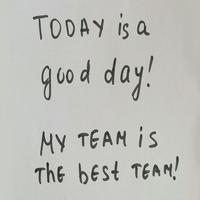
#> input picture TestImage.jpg, 200 x 200 px; its folder holds 4 pictures in this run
$ python imagecombiner.py --image1 TestImage.jpg --image2 combinedImage.jpg --output_name out.png
#> lines starting #> are read from the running program, lines starting #| are printed output that depends on the picture
import numpy as np
from PIL import Image
import PIL
import argparse
import cv2
import os
import sys

ap = argparse.ArgumentParser()
ap.add_argument("-i1", "--image1", required=True,
	help="path to input image we are going to classify")
ap.add_argument("-i2", "--image2", required=True,
	help="path to second image")
ap.add_argument("-o", "--output_name", required=True,
        help="name of final image")
ap.add_argument("-l", "--launcher", required=False)
args = vars(ap.parse_args())

#Launched by GUI?
launched = "0"
try:
    if args["launcher"] == '1':
        launched = '1'
except:
    pass

print (args["image1"])
list_im = [args["image1"], args["image2"]]
imgs    = [ PIL.Image.open(i) for i in list_im ]
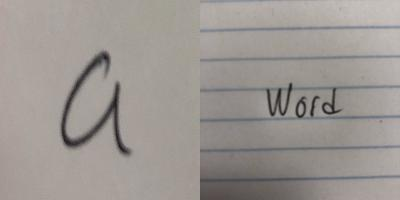
#> input picture combinedImage.jpg, 400 x 200 px
#> imgs = 2 items
min_shape = sorted( [(np.sum(i.size), i.size ) for i in imgs])[0][1]
#> min_shape = (200, 200)
imgs_comb = np.hstack( (np.asarray( i.resize(min_shape) ) for i in imgs ) )
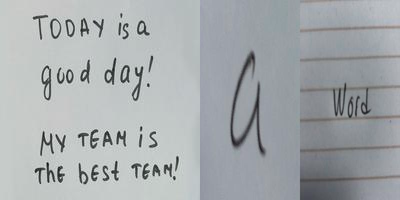
#> imgs_comb: shape (200, 400, 3); mean of channels 0, 1, 2 173, 170.5, 165.9; drawn as B, G, R

# save that beautiful picture
imgs_comb = PIL.Image.fromarray( imgs_comb)
imgs_comb.save(args["output_name"] + ".jpg")
img = Image.open(args['output_name'] + '.jpg')
#img = img.resize((32, 32))
img.save('photos/' + args['output_name'] + '.jpg')

#display that beautiful picture
image = cv2.imread(args['output_name'] + '.jpg')
cv2.imwrite("handwriting_classifier/static/combinedImage.png", image)
cv2.imshow("Combined Image", image)
if launched == '1':
    while 1:
        if cv2.waitKey(0) & 0xFF == ord('q'):
            break
